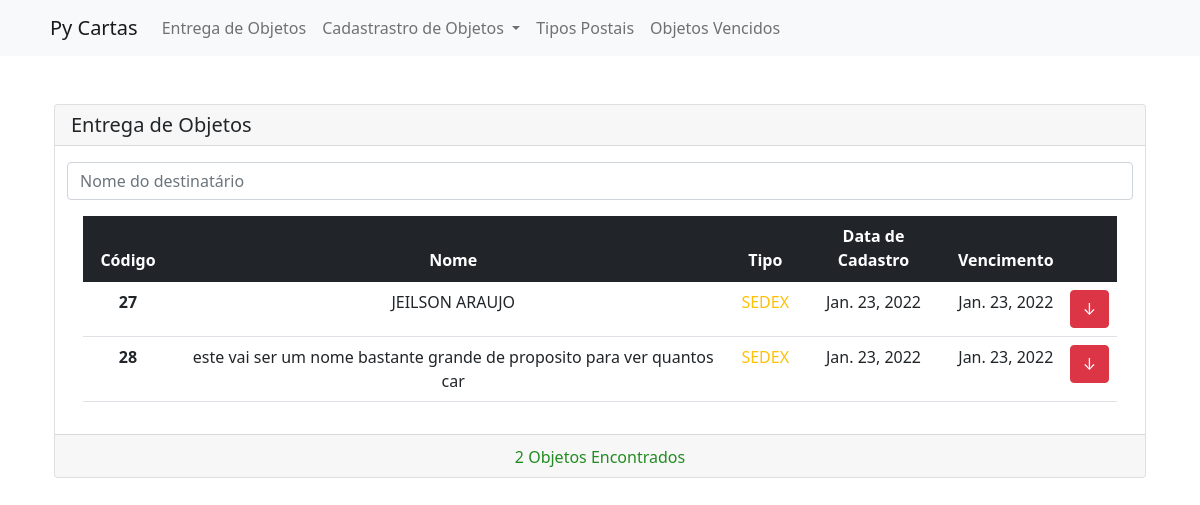
The page /entrega-objetos/ on the database as committed earlier.
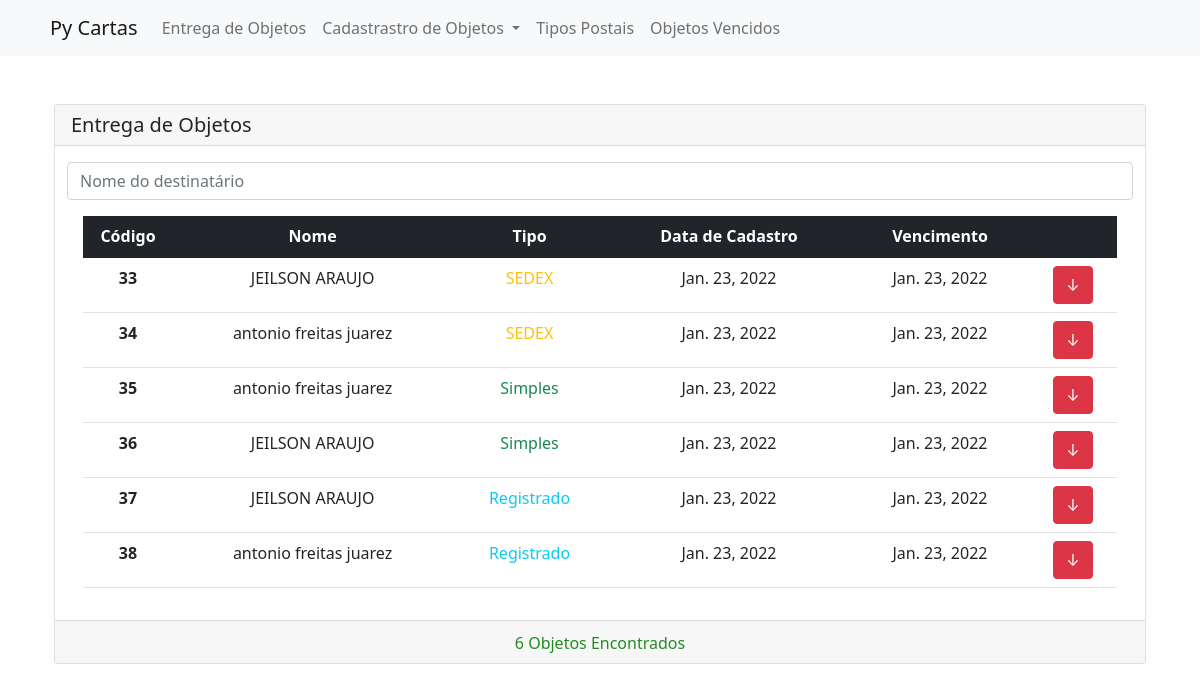
The same page on the database as committed later.
### postal_manager/models.py (models this page shows, shortened)
class Objetos_db(models.Model):
    id = models.BigAutoField(primary_key=True)
    destinatario = models.CharField(max_length=70, verbose_name="Destinatário")
    data_inclusao = models.DateField(auto_now_add=True)
    classe_obj = models.ForeignKey(
        Tipos_postais_base, on_delete=models.PROTECT, verbose_name="Tipo"
    )

class Tipos_postais_base(models.Model):
    id = models.BigAutoField(primary_key=True)
    nome_tipo = models.CharField(max_length=30)
    prazo = models.IntegerField()

### postal_manager/views.py (the view)
# urls.py: path("entrega-objetos/", Entrega_objetos.as_view(), name="entrega_objetos"),
class Entrega_objetos(ListView):
    model = Objetos_db
    template_name = "postal_manager/entrega_objetos.html"

### templates/postal_manager/entrega_objetos.html (shortened to what this page needs)
{% extends 'postal_manager/template.html' %}
{% block vazio %}
<div class="container" >
    <div class="card">
      <h5 class="card-header">Entrega de Objetos</h5>
     <div class="container">
   <div class="input-group pt-3">
        <input id="campo_busca" autocomplete="off" type="text" class="form-control" placeholder="Nome do destinatário" aria-label="Nome do destinatário" aria-describedby="button-addon2">
      </div>
     </div>
      <div class="card-body">
        <div class="container ">
          <table  class="table text-center table-hover table-responsive  container" id="tabble">
            <thead class="table-dark">
              <tr>
                <th scope="col" style="width: 90px;">C&oacutedigo</th>
                <th scope="col" >Nome</th>
                <th scope="col">Tipo</th>
                <th scope="col">Data de Cadastro</th>
                <th scope="col">Vencimento</th>
                <th scope="col" ></th>
              </tr>
            </thead>
            <tbody id="myTable">
                {% for lista in object_list %}
                <tr>
                    <th scope="row">{{lista.id}}</th>
                    <td>{{lista.destinatario}}</td>
                    {% if lista.classe_obj.nome_tipo == "SEDEX"%}
                        <td class="text-warning">
                    {% elif lista.classe_obj.nome_tipo == "PAC" %}
                        <td class="text-primary">
                    {% elif lista.classe_obj.nome_tipo == "Simples" %}
                        <td class="text-success">
                    {% elif lista.classe_obj.nome_tipo == "Registrado" %}
                            <td class="text-info">
                    {% endif %}{{lista.classe_obj.nome_tipo}}</td>
                    <td>{{lista.data_inclusao}}</td>
                    <td>{{lista.data_inclusao }}</td>
                    <td class="text-center"><a href="{% url 'entrega_objetos' %}{{lista.id}}/entregar" class="btn btn-danger " title="Entregar objdeto de {{lista.destinatario}}">↓</a></td>
                </tr>
                {% endfor %}
            </tbody>
          </table>
        </div>
        </div>
        <div class="card-footer text-center">
          <div class="container algin-middle">
            <div class="row align-middle">
                <div class="text-success align-middle">
                  <span id="mostrador-quantidade-objetos" class="align-middle  text-sm"></span>
                </div>
              </div>
            </div>
          </div>
        </div>
      </div>
    </div>
{% endblock %}

### templates/postal_manager/template.html (shortened to what this page needs)
{% load static %}
<!DOCTYPE HTML>
<html lang="pt-br">
<head>
  <link href=" {% static 'css/bootstrap.min.css' %} " rel="stylesheet">
</head>
<body onload="focus();">
  {% block menu %}
  <nav class="navbar navbar-expand-lg navbar-light  bg-light"><div style="width: 50px;"></div>
    <a class="navbar-brand " href="{% url 'index' %}">Py Cartas</a>
    <div class="collapse navbar-collapse" id="navbarNav">
      <ul class="navbar-nav">
        <li class="nav-item active">
          <a class="nav-link" href="{% url 'entrega_objetos' %}">Entrega de Objetos </a>
        </li>
        <li class="nav-item dropdown">
          <a class="nav-link dropdown-toggle" href="#" id="navbarDropdown" role="button" data-toggle="dropdown" aria-haspopup="true" aria-expanded="false">
            Cadastrastro de Objetos
          </a>
        <li class="nav-item">
          <a class="nav-link" href="{% url 'tipos_postais' %}">Tipos Postais</a>
        </li>
        <li class="nav-item">
          <a class="nav-link" href="{% url 'obj_vencidos' %}">Objetos Vencidos</a>
        </li>
      </ul>
    </div>
  </nav>
<br><br>
 {% endblock %}
 <div class="container">
  {% block vazio %}
  {% endblock %}
</body>
</html>

Rows that differ between the two databases and show on the page:
removed Objetos_db: id "27", destinatario "JEILSON ARAUJO", classe_obj.nome_tipo "SEDEX", data_inclusao "Jan. 23, 2022"
removed Objetos_db: id "28", destinatario "este vai ser um nome bastante grande de proposito para ver quantos car", classe_obj.nome_tipo "SEDEX", data_inclusao "Jan. 23, 2022"
added Objetos_db: id "33", destinatario "JEILSON ARAUJO", classe_obj.nome_tipo "SEDEX", data_inclusao "Jan. 23, 2022"
added Objetos_db: id "34", destinatario "antonio freitas juarez", classe_obj.nome_tipo "SEDEX", data_inclusao "Jan. 23, 2022"
added Objetos_db: id "35", destinatario "antonio freitas juarez", classe_obj.nome_tipo "Simples", data_inclusao "Jan. 23, 2022"
added Objetos_db: id "36", destinatario "JEILSON ARAUJO", classe_obj.nome_tipo "Simples", data_inclusao "Jan. 23, 2022"
added Objetos_db: id "37", destinatario "JEILSON ARAUJO", classe_obj.nome_tipo "Registrado", data_inclusao "Jan. 23, 2022"
added Objetos_db: id "38", destinatario "antonio freitas juarez", classe_obj.nome_tipo "Registrado", data_inclusao "Jan. 23, 2022"
Other text that changed with them:
text written by a page script: "2 Objetos Encontrados" → "6 Objetos Encontrados"
